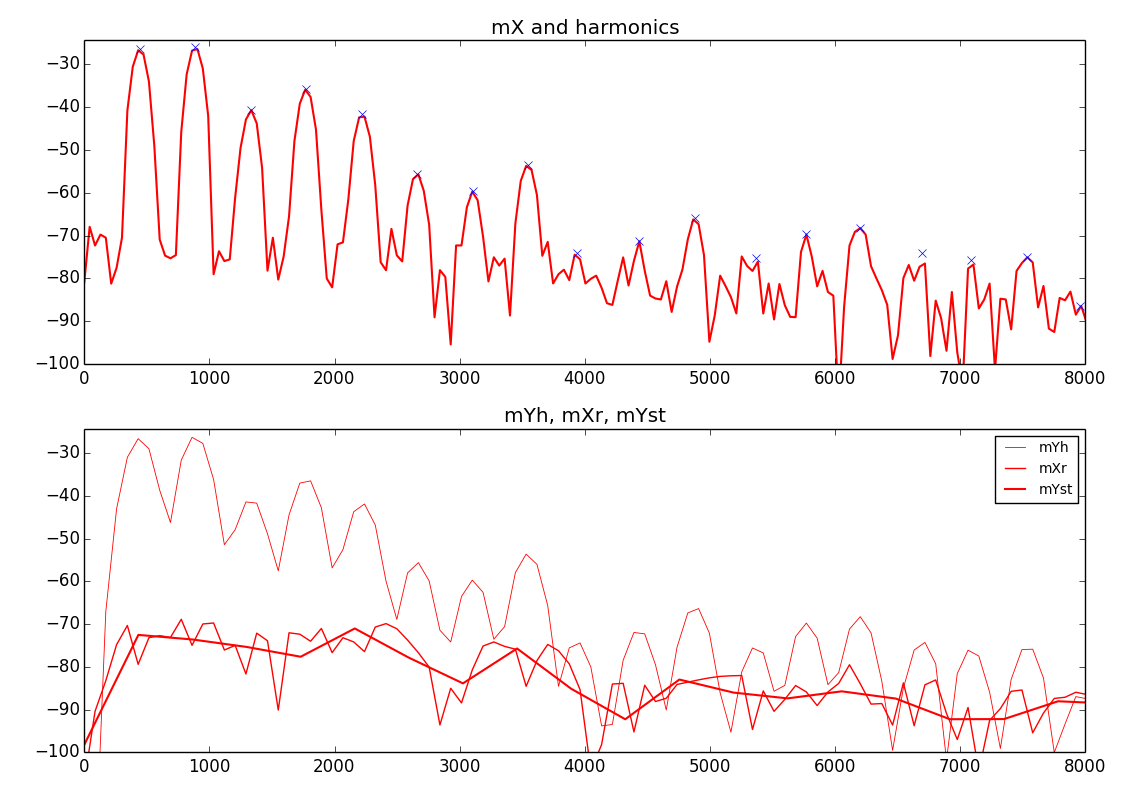

Source code (Python):
import numpy as np
import matplotlib.pyplot as plt
from scipy.signal import hamming, triang, blackmanharris, resample
import math
from scipy.fftpack import fft, ifft, fftshift
import sys, os, functools, time

sys.path.append(os.path.join(os.path.dirname(os.path.realpath(__file__)), '../../../software/models/'))
import dftModel as DFT
import utilFunctions as UF

(fs, x) = UF.wavread('../../../sounds/flute-A4.wav')
pos = .8*fs
M = 601
hM1 = int(math.floor((M+1)/2)) 
hM2 = int(math.floor(M/2)) 
w = np.hamming(M)
N = 1024
t = -100
nH = 40
minf0 = 420
maxf0 = 460
f0et = 5
minSineDur = .1
harmDevSlope = 0.01
Ns = 512
H = Ns/4
stocf = .2
x1 = x[pos-hM1:pos+hM2]
x2 = x[pos-Ns/2-1:pos+Ns/2-1]

mX, pX = DFT.dftAnal(x1, w, N)
ploc = UF.peakDetection(mX, N/2, t)
iploc, ipmag, ipphase = UF.peakInterp(mX, pX, ploc) 
ipfreq = fs*iploc/N
f0 = UF.f0DetectionTwm(ipfreq, ipmag, f0et, minf0, maxf0)
hfreqp = []
hfreq, hmag, hphase = UF.harmonicDetection(ipfreq, ipmag, ipphase, f0, nH, hfreqp, fs, harmDevSlope)
Yh = UF.genSpecSines(hfreq, hmag, hphase, Ns, fs) 
mYh = 20 * np.log10(abs(Yh[:Ns/2]))     
bh=blackmanharris(Ns)
X2 = fft(fftshift(x2*bh/sum(bh)))        
Xr = X2-Yh 
mXr = 20 * np.log10(abs(Xr[:Ns/2])) 
mYst = resample(np.maximum(-200, mXr), mXr.size*stocf)  # decimate the mag spectrum                        


maxplotfreq = 8000.0
plt.figure(1, figsize=(9, 7))
plt.subplot(2,1,1)
binFreq = (fs/2.0)*np.arange(mX.size)/(mX.size) 
plt.plot(binFreq,mX,'r', lw=1.5)
plt.axis([0,maxplotfreq,-100,max(mX)+2])
plt.plot(hfreq, hmag, marker='x', color='b', linestyle='', lw=2, markeredgewidth=1.5) 
plt.title('mX + harmonics') 

plt.subplot(2,1,2)
binFreq = (fs/2.0)*np.arange(mXr.size)/(mXr.size) 
plt.plot(binFreq,mYh,'r', lw=.6, label='mYh')
plt.plot(binFreq,mXr,'r', lw=1.0, label='mXr')
binFreq = (fs/2.0)*np.arange(mYst.size)/(mYst.size) 
plt.plot(binFreq,mYst,'r', lw=1.5, label='mYst')
plt.axis([0,maxplotfreq,-100,max(mYh)+2])
plt.legend(prop={'size':15})
plt.title('mYh + mXr + mYst') 

plt.tight_layout()
plt.savefig('hpsModelFrame.png')
plt.show()

